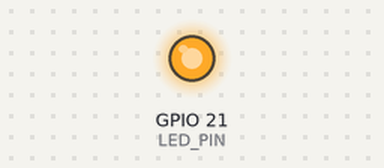
This sketch was run on a simulated Seeed XIAO ESP32-S3. On the bench: output pins drawn as LEDs (lit = HIGH).

Above: at 0.1 s.
Timing chart, 0 to 1.6 s (numbered marks = the images above):
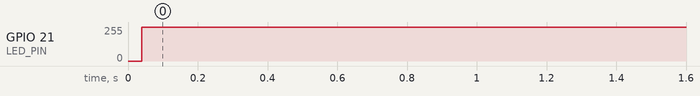

The sketch:

Blink.ino
```cpp
// XIAO ESP32-S3: USER_LED = GPIO21 (LOW = ON)
#define LED_PIN 21

void setup() {
  pinMode(LED_PIN, OUTPUT);
}

void loop() {
  digitalWrite(LED_PIN, LOW);   // LED on
  digitalWrite(LED_PIN, HIGH);  // LED off
}
```

Measured:
- by itself, GPIO 21 (LED_PIN): 0/255 → 253/255 at 0.04 s
